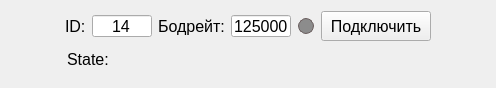
<?xml version="1.0" encoding="UTF-8"?>
<ui version="4.0">
 <class>Form</class>
 <widget class="QWidget" name="Form">
  <property name="geometry">
   <rect>
    <x>0</x>
    <y>0</y>
    <width>496</width>
    <height>88</height>
   </rect>
  </property>
  <property name="minimumSize">
   <size>
    <width>439</width>
    <height>88</height>
   </size>
  </property>
  <property name="windowTitle">
   <string>Form</string>
  </property>
  <layout class="QGridLayout" name="gridLayout">
   <item row="1" column="1">
    <layout class="QHBoxLayout" name="horizontalLayout_w_2">
     <property name="spacing">
      <number>2</number>
     </property>
     <property name="leftMargin">
      <number>2</number>
     </property>
     <property name="topMargin">
      <number>2</number>
     </property>
     <property name="rightMargin">
      <number>2</number>
     </property>
     <property name="bottomMargin">
      <number>2</number>
     </property>
     <item>
      <widget class="QLabel" name="label_state_w">
       <property name="sizePolicy">
        <sizepolicy hsizetype="Expanding" vsizetype="Expanding">
         <horstretch>0</horstretch>
         <verstretch>0</verstretch>
        </sizepolicy>
       </property>
       <property name="minimumSize">
        <size>
         <width>60</width>
         <height>22</height>
        </size>
       </property>
       <property name="font">
        <font>
         <pointsize>12</pointsize>
        </font>
       </property>
       <property name="focusPolicy">
        <enum>Qt::WheelFocus</enum>
       </property>
       <property name="text">
        <string>State:</string>
       </property>
      </widget>
     </item>
     <item>
      <spacer name="horizontalSpacer_w">
       <property name="orientation">
        <enum>Qt::Horizontal</enum>
       </property>
       <property name="sizeHint" stdset="0">
        <size>
         <width>40</width>
         <height>20</height>
        </size>
       </property>
      </spacer>
     </item>
    </layout>
   </item>
   <item row="0" column="2">
    <spacer name="horizontalSpacer_4">
     <property name="orientation">
      <enum>Qt::Horizontal</enum>
     </property>
     <property name="sizeHint" stdset="0">
      <size>
       <width>0</width>
       <height>0</height>
      </size>
     </property>
    </spacer>
   </item>
   <item row="0" column="1">
    <layout class="QHBoxLayout" name="horizontalLayout_w" stretch="1,1,1,1,0,1,1,0,1,0,1">
     <item>
      <widget class="QLabel" name="label_10">
       <property name="sizePolicy">
        <sizepolicy hsizetype="Expanding" vsizetype="Expanding">
         <horstretch>0</horstretch>
         <verstretch>0</verstretch>
        </sizepolicy>
       </property>
       <property name="font">
        <font>
         <pointsize>12</pointsize>
        </font>
       </property>
       <property name="text">
        <string>ID:</string>
       </property>
      </widget>
     </item>
     <item>
      <widget class="QLineEdit" name="lineEdit_ID_w">
       <property name="sizePolicy">
        <sizepolicy hsizetype="Expanding" vsizetype="Expanding">
         <horstretch>0</horstretch>
         <verstretch>0</verstretch>
        </sizepolicy>
       </property>
       <property name="minimumSize">
        <size>
         <width>60</width>
         <height>22</height>
        </size>
       </property>
       <property name="maximumSize">
        <size>
         <width>35</width>
         <height>22</height>
        </size>
       </property>
       <property name="font">
        <font>
         <pointsize>12</pointsize>
        </font>
       </property>
       <property name="styleSheet">
        <string notr="true"/>
       </property>
       <property name="text">
        <string>14</string>
       </property>
       <property name="alignment">
        <set>Qt::AlignCenter</set>
       </property>
      </widget>
     </item>
     <item>
      <widget class="QLabel" name="label_11">
       <property name="sizePolicy">
        <sizepolicy hsizetype="Expanding" vsizetype="Expanding">
         <horstretch>0</horstretch>
         <verstretch>0</verstretch>
        </sizepolicy>
       </property>
       <property name="font">
        <font>
         <pointsize>12</pointsize>
        </font>
       </property>
       <property name="text">
        <string>Бодрейт:</string>
       </property>
      </widget>
     </item>
     <item>
      <widget class="QLineEdit" name="lineEdit_Bauderate_w">
       <property name="sizePolicy">
        <sizepolicy hsizetype="Expanding" vsizetype="Expanding">
         <horstretch>0</horstretch>
         <verstretch>0</verstretch>
        </sizepolicy>
       </property>
       <property name="minimumSize">
        <size>
         <width>60</width>
         <height>22</height>
        </size>
       </property>
       <property name="maximumSize">
        <size>
         <width>35</width>
         <height>22</height>
        </size>
       </property>
       <property name="font">
        <font>
         <pointsize>12</pointsize>
        </font>
       </property>
       <property name="styleSheet">
        <string notr="true"/>
       </property>
       <property name="text">
        <string>125000</string>
       </property>
       <property name="alignment">
        <set>Qt::AlignCenter</set>
       </property>
      </widget>
     </item>
     <item>
      <spacer name="horizontalSpacer_5">
       <property name="orientation">
        <enum>Qt::Horizontal</enum>
       </property>
       <property name="sizeHint" stdset="0">
        <size>
         <width>0</width>
         <height>20</height>
        </size>
       </property>
      </spacer>
     </item>
     <item>
      <spacer name="horizontalSpacer">
       <property name="orientation">
        <enum>Qt::Horizontal</enum>
       </property>
       <property name="sizeHint" stdset="0">
        <size>
         <width>1</width>
         <height>20</height>
        </size>
       </property>
      </spacer>
     </item>
     <item>
      <layout class="QHBoxLayout" name="horizontalLayout_comport"/>
     </item>
     <item>
      <spacer name="horizontalSpacer_2">
       <property name="orientation">
        <enum>Qt::Horizontal</enum>
       </property>
       <property name="sizeHint" stdset="0">
        <size>
         <width>0</width>
         <height>20</height>
        </size>
       </property>
      </spacer>
     </item>
     <item>
      <widget class="QWidget" name="widget_led_w" native="true">
       <property name="sizePolicy">
        <sizepolicy hsizetype="Expanding" vsizetype="Expanding">
         <horstretch>0</horstretch>
         <verstretch>0</verstretch>
        </sizepolicy>
       </property>
       <property name="minimumSize">
        <size>
         <width>16</width>
         <height>16</height>
        </size>
       </property>
       <property name="styleSheet">
        <string notr="true">QWidget{
    background-color: #8C8C8C;
    border-radius: 8px;
    border: 1px solid #6C6060;
	max-width: 14px; 
	max-height: 14px;
	min-width: 14px; 
	min-height: 14px;
}</string>
       </property>
      </widget>
     </item>
     <item>
      <spacer name="horizontalSpacer_w_2">
       <property name="orientation">
        <enum>Qt::Horizontal</enum>
       </property>
       <property name="sizeHint" stdset="0">
        <size>
         <width>1</width>
         <height>2</height>
        </size>
       </property>
      </spacer>
     </item>
     <item>
      <widget class="QPushButton" name="pushButton_connect_w">
       <property name="sizePolicy">
        <sizepolicy hsizetype="Expanding" vsizetype="Expanding">
         <horstretch>0</horstretch>
         <verstretch>0</verstretch>
        </sizepolicy>
       </property>
       <property name="minimumSize">
        <size>
         <width>110</width>
         <height>30</height>
        </size>
       </property>
       <property name="font">
        <font>
         <pointsize>12</pointsize>
        </font>
       </property>
       <property name="text">
        <string>Подключить</string>
       </property>
      </widget>
     </item>
    </layout>
   </item>
   <item row="0" column="0">
    <spacer name="horizontalSpacer_3">
     <property name="orientation">
      <enum>Qt::Horizontal</enum>
     </property>
     <property name="sizeHint" stdset="0">
      <size>
       <width>0</width>
       <height>0</height>
      </size>
     </property>
    </spacer>
   </item>
   <item row="2" column="1">
    <spacer name="verticalSpacer">
     <property name="orientation">
      <enum>Qt::Vertical</enum>
     </property>
     <property name="sizeHint" stdset="0">
      <size>
       <width>0</width>
       <height>0</height>
      </size>
     </property>
    </spacer>
   </item>
  </layout>
 </widget>
 <resources/>
 <connections/>
</ui>
